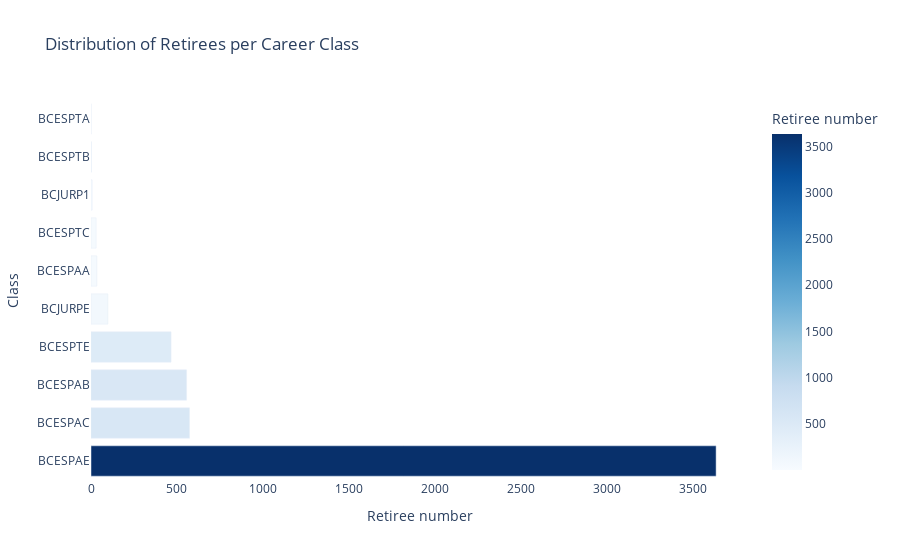

Notebook code for this chart:
### Code cell
fig = px.bar(
    count_classes,
    x="Retiree number",
    y="Class",
    orientation="h",
    title="Distribution of Retirees per Career Class",
    color="Retiree number",
    color_continuous_scale="Blues"
)

fig.update_layout(
    xaxis_title="Retiree number",
    yaxis_title="Class",
    plot_bgcolor="white",
    showlegend=False
)

fig.show()

### Figure 1 — Plotly figure (JSON) as saved in the notebook; plotly's stock layout.template omitted (floating-point values rounded to 4 significant figures)
{"data": [{"alignmentgroup": "True", "hovertemplate": "Retiree number=%{marker.color}<br>Class=%{y}<extra></extra>", "legendgroup": "", "marker": {"color": [3637, 573, 556, 466, 98, 34, 30, 7, 3, 1], "coloraxis": "coloraxis", "pattern": {"shape": ""}}, "name": "", "offsetgroup": "", "orientation": "h", "showlegend": false, "textposition": "auto", "type": "bar", "x": [3637, 573, 556, 466, 98, 34, 30, 7, 3, 1], "xaxis": "x", "y": ["BCESPAE", "BCESPAC", "BCESPAB", "BCESPTE", "BCJURPE", "BCESPAA", "BCESPTC", "BCJURP1", "BCESPTB", "BCESPTA"], "yaxis": "y"}], "layout": {"barmode": "relative", "coloraxis": {"colorbar": {"title": {"text": "Retiree number"}}, "colorscale": [[0, "rgb(247,251,255)"], [0.125, "rgb(222,235,247)"], [0.25, "rgb(198,219,239)"], [0.375, "rgb(158,202,225)"], [0.5, "rgb(107,174,214)"], [0.625, "rgb(66,146,198)"], [0.75, "rgb(33,113,181)"], [0.875, "rgb(8,81,156)"], [1, "rgb(8,48,107)"]]}, "legend": {"tracegroupgap": 0}, "plot_bgcolor": "white", "showlegend": false, "title": {"text": "Distribution of Retirees per Career Class"}, "xaxis": {"anchor": "y", "domain": [0, 1], "title": {"text": "Retiree number"}}, "yaxis": {"anchor": "x", "domain": [0, 1], "title": {"text": "Class"}}}}
